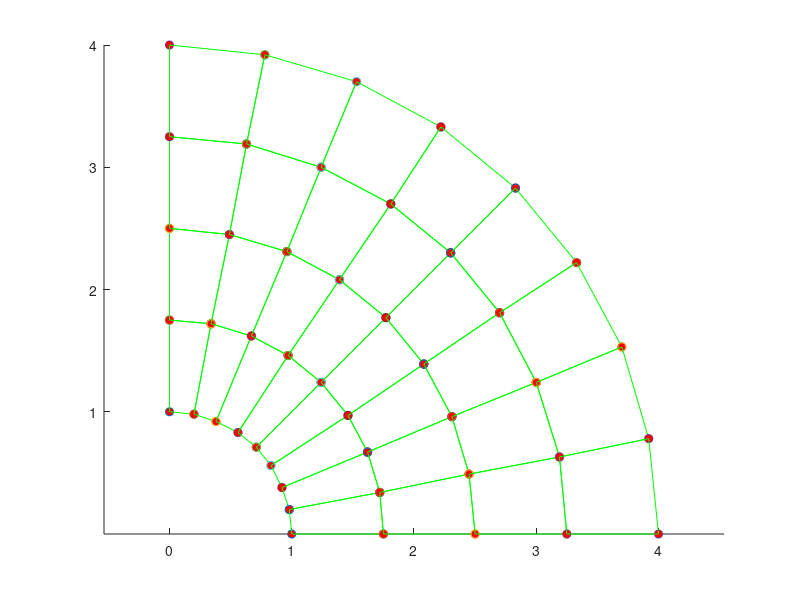
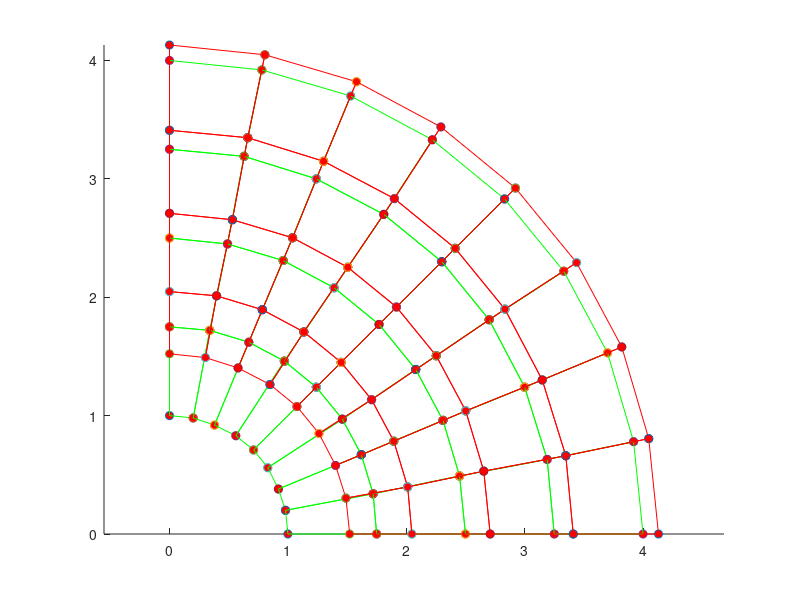
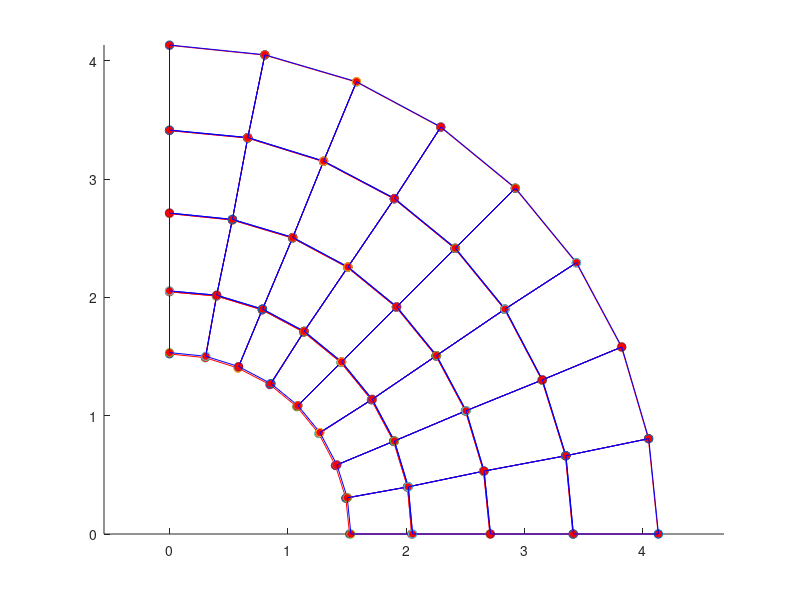

Source code (MATLAB) for these figures, in order:
function FEM_hybrid
%
%          Example 2D and 3D Linear elastic FEM code
%          Illustrates use of hybrid elements to model near-incompressible
%          materials
%
%        Variables read from input file;
%        nprops              No. material parameters
%        materialprops(i)    List of material parameters
%        ncoord              No. spatial coords (2 for 2D, 3 for 3D)
%        ndof                No. degrees of freedom per node (2 for 2D, 3 for 3D)
%                            (here ndof=ncoord, but the program allows them to be different
%                            to allow extension to plate & beam elements with C^1 continuity)
%        nnode               No. nodes
%        coords(i,j)         ith coord of jth node, for i=1..ncoord; j=1..nnode
%        nelem               No. elements
%        maxnodes            Max no. nodes on any one element (used for array dimensioning)
%        nelnodes(i)         No. nodes on the ith element
%        elident(i)          An integer identifier for the ith element.  Not used
%                            in this code but could be used to switch on reduced integration,
%                            etc.
%        connect(i,j)        List of nodes on the jth element
%        nfix                Total no. prescribed displacements
%        fixnodes(i,j)       List of prescribed displacements at nodes
%                            fixnodes(1,j) Node number
%                            fixnodes(2,j) Displacement component number (1, 2 or 3)
%                            fixnodes(3,j) Value of the displacement
%        ndload              Total no. element faces subjected to tractions
%        dloads(i,j)         List of element tractions
%                            dloads(1,j) Element number
%                            dloads(2,j) face number
%                            dloads(3,j), dloads(4,j), dloads(5,j) Components of traction
%                            (assumed uniform) 
%
%  To run the program you first need to set up an input file, as described in 
%  the lecture notes.  Then change the fopen command below to point to the file.
%  Also change the fopen command in the post-processing step (near the bottom of the
%  program) to point to a suitable output file.  Then execute the file in
%  the usual fashion (e.g. hit the green arrow at the top of the MATLAB
%  editor window)
% 
%
% ==================== Read data from the input file ===========================
%
%
% YOU NEED TO CHANGE THE PATH & FILE NAME TO POINT TO YOUR INPUT FILE
%
infile=fopen('volumetric_locking_demo_linear.txt','r');


[nprops,materialprops,ncoord,ndof,nnode,coords,nelem,maxnodes,connect,nelnodes,elident,nfix,fixnodes,ndload,dloads] = read_input_file(infile);

fclose(infile);

% Plot the initial mesh as a check
close all
figure
plotmesh(coords,ncoord,nnode,connect,nelem,elident,nelnodes,'g');

%
%============================ MAIN FEM ANALYSIS PROCEDURE ========================
%
%   dofs        Nodal displacements.  Let u_i^a be ith displacement component
%               at jth node.  Then dofs contain (u_1^1, u_2^1, u_1^2, u_2^2....) for 2D
%               and (u_1^1, u_2^1, u_3^1, u_1^2, u_2^2, u_3^2....) for 3D
%
%   K           Global stiffness matrix.  Stored as (K_1111 K_1112  K_1121  K_1122...
%                                                    K_1211 K_1212  K_1221  K_1222...
%                                                    K_2111 K_2112  K_2121  K_2122...)
%               for 2D problem and similarly for 3D problem
%   r           Force vector.  Currently only includes contribution from tractions
%               acting on element faces (i.e. body forces are neglected)
%
  dofs = zeros(ndof*nnode,1);  

  K = globalstiffness(ncoord,ndof,nnode,coords,nelem,maxnodes,elident,nelnodes,connect,materialprops,dofs);

  r = globaltraction(ncoord,ndof,nnode,nelem,ndload,coords,nelnodes,elident,connect,dloads,dofs);

%
%  Fix constrained nodes.  We should really do this in a way that preserves the symmetry of K
%  but it's not worth it for the small demo problems here.
%
  for n = 1:nfix
     rw = ndof*(fixnodes(1,n)-1) + fixnodes(2,n);
     for cl = 1:size(K,2)
        K(rw,cl) = 0;
     end
     K(rw,rw) = 1.;
     r(rw) = fixnodes(3,n);
  end
%
% Solve for the displacements
%

  dofs = K\r;

%
%================================= POST-PROCESSING =================================
%
% Create a plot of the deformed mesh
%

  defcoords = zeros(ndof,nnode); 
  scalefactor = 1.0;
  for i = 1:nnode
    for j = 1:ndof
       defcoords(j,i) = coords(j,i) + scalefactor*dofs(ndof*(i-1)+j); 
    end
  end

 figure
 plotmesh(coords,ncoord,nnode,connect,nelem,elident,nelnodes,'g');
 hold on
 plotmesh(defcoords,ncoord,nnode,connect,nelem,elident,nelnodes,'r');  
  
 figure
 
 plotmesh(defcoords,ncoord,nnode,connect,nelem,elident,nelnodes,'r'); 
 a = coords(2,1);
 b = coords(1,nnode);
 p = 1.;
 E = 2*materialprops(1)*(1+materialprops(2));
 nu = materialprops(2);
 for i =1:nnode
   x1=coords(1,i);
   x2=coords(2,i);
   r=sqrt(x1^2+x2^2);
   ur = (1+nu)*a^2*b^2*p/(E*(b^2-a^2))*(1/r+(1-2*materialprops(2))*r/b^2);
   u1 = ur*x1/(sqrt(x1^2+x2^2));
   u2 = ur*x2/(sqrt(x1^2+x2^2));
   scale = 1.;
   defcoords(1,i) = coords(1,i) + scale*u1;
   defcoords(2,i) = coords(2,i) + scale*u2; 
 end
 
 plotmesh(defcoords,ncoord,nnode,connect,nelem,elident,nelnodes,'b'); 
 
end 

%================= Material Stiffness ==================================
%
%    Computes elasticity tensor C_{ijkl} = shear modulus and Poissons ratio
%    Currently coded either for plane strain, plane stress or general 3D.
%
function C = materialstiffness(ndof,ncoord,strain,materialprops)

   mu = materialprops(1);
   nu = materialprops(2);
   
   C = zeros(ndof,ncoord,ndof,ncoord);
   
   if (ncoord == 2)   

%  planestrain = 0 => plane stress, planestrain = 1 => plane strain
   planestrain = materialprops(3);
 
     for i = 1:2
       for j = 1:2
         for k = 1:2
           for l = 1:2
             if (planestrain==1) 
               if (i==j && k==l)
                   C(i,j,k,l) = C(i,j,k,l)+2*mu*nu/(1-2*nu);
               end
             else
               if (i==j && k==l)
                   C(i,j,k,l) = C(i,j,k,l)+2*mu*nu/(1-nu);
               end
             end
             if (i==l && k==j)
                 C(i,j,k,l) = C(i,j,k,l)+mu;
             end
             if (i==k && j==l)
                 C(i,j,k,l) = C(i,j,k,l)+mu;
             end
           end
         end
       end
     end
     
   elseif (ncoord == 3) 

     for i = 1:3 
       for j = 1:3
         for k = 1:3
           for l = 1:3
             if (i==j && k==l)
                 C(i,j,k,l)=C(i,j,k,l) + 2.*mu*nu/(1.-2.*nu);
             end
             if (i==k && j==l)
                 C(i,j,k,l)=C(i,j,k,l) + mu;
             end
             if (i==l && j==k)
                 C(i,j,k,l)=C(i,j,k,l) + mu;
             end
            end
          end
        end
      end
    end

 end
%================= Material Stress ==================================
%
%   Computes stress sigma_{ij} given strain epsilon_{ij}
%
function stress = materialstress(ndof,ncoord,strain,materialprops)

   C = materialstiffness(ndof,ncoord,strain,materialprops);
   stress = zeros(ndof,ncoord);
   for i = 1 : ndof
     for j = 1 : ncoord
        for k = 1 : ndof
          for l = 1: ncoord
            stress(i,j) = stress(i,j) + C(i,j,k,l)*strain(k,l);
          end
        end
     end
   end
  end
%
%====================== No. integration points =============================
%
%   Defines the number of integration points:be used for
%   each element type
%
function n = numberofintegrationpoints(ncoord,nelnodes,elident)
  
   if (ncoord == 1) 
     n = nelnodes;   
   elseif (ncoord == 2) 
     if (nelnodes == 3)
         n = 1;
     end
     if (nelnodes == 6)
         n = 3;
     end
     if (nelnodes == 4)
         n = 4;
     end
     if (nelnodes == 8)
         n = 9;
     end
   elseif (ncoord == 3) 
     if (nelnodes == 4)
         n = 1 ;
     end
     if (nelnodes == 10)
         n = 4;
     end
     if (nelnodes == 8)
         n = 8;
     end
     if (nelnodes == 20)
         n = 27;
     end
   end
end
%
%====================== No. reduced integration points =============================
%
%   Defines the number of integration points to be used for
%   each element type
%
function n = numberofreducedintegrationpoints(ncoord,nelnodes,elident)
  
   if (ncoord == 1) 
     n = nelnodes;   
   elseif (ncoord == 2) 
     if (nelnodes == 3)
         n = 1;
     end
     if (nelnodes == 6)
         n = 3;
     end
     if (nelnodes == 4)
         n = 1;
     end
     if (nelnodes == 8)
         n = 4;
     end
   elseif (ncoord == 3) 
     if (nelnodes == 4)
         n = 1 ;
     end
     if (nelnodes == 10)
         n = 4;
     end
     if (nelnodes == 8)
         n = 1;
     end
     if (nelnodes == 20)
         n = 8;
     end
   end
end   

%
%====================== No. pressure points =============================
%
%   Defines the number of pressure points to be used for
%   each element type
%
function n = numberofpressurepoints(ncoord,nelnodes,elident)
  
   if (ncoord == 1) 
     n = nelnodes-1;   
   elseif (ncoord == 2) 
     if (nelnodes == 3)
         n = 1;
     end
     if (nelnodes == 6)
         n = 3;
     end
     if (nelnodes == 4)
         n = 1;
     end
     if (nelnodes == 8)
         n = 4;
     end
   elseif (ncoord == 3) 
     if (nelnodes == 4)
         n = 1 ;
     end
     if (nelnodes == 10)
         n = 4;
     end
     if (nelnodes == 8)
         n = 1;
     end
     if (nelnodes == 20)
         n = 8;
     end
   end
end
%
%====================== INTEGRATION POINTS ==================================
%
%   Defines positions of integration points
%
function xi = integrationpoints(ncoord,nelnodes,npoints,elident)

   xi = zeros(ncoord,npoints);
%
%  1D elements
%
   if (ncoord == 1) 
     if (npoints==1) 
       xi(1,1) = 0.;
     elseif (npoints == 2) 
       xi(1,1) = -0.5773502692;
       xi(1,2) = -xi(1,1);
     elseif (npoints == 3) 
       xi(1,1) = -0.7745966692;
       xi(1,2) = 0.0;
       xi(1,3) = -xi(1,1);
     end
%
%  2D elements
%
   elseif (ncoord == 2) 
%
%    Triangular element
%
     if ( nelnodes == 3 || nelnodes == 6 ) 
       if (npoints == 1) 
         xi(1,1) = 1./3.;
         xi(2,1) = 1./3.;
       elseif (npoints == 3) 
         xi(1,1) = 0.6;
         xi(2,1) = 0.2;
         xi(1,2) = 0.2;
         xi(2,2) = 0.6;
         xi(1,3) = 0.2;
         xi(2,3) = 0.2;
       elseif (npoints == 4) 
         xi(1,1) = 1./3.;
         xi(2,1) = 1./3.;
         xi(1,2) = 0.6;
         xi(2,2) = 0.2;
         xi(1,3) = 0.2;
         xi(2,3) = 0.6;
         xi(1,4) = 0.2;
         xi(2,4) = 0.2;
       end
%
%    Rectangular element
%                  
     elseif ( nelnodes==4 || nelnodes==8 ) 

       if (npoints == 1) 
         xi(1,1) = 0.;
         xi(2,1) = 0.;
       elseif (npoints == 4) 
         xi(1,1) = -0.5773502692;
         xi(2,1) = xi(1,1);
         xi(1,2) = -xi(1,1);
         xi(2,2) = xi(1,1);
         xi(1,3) = xi(1,1);
         xi(2,3) = -xi(1,1);
         xi(1,4) = -xi(1,1);
         xi(2,4) = -xi(1,1);
       elseif (npoints == 9) 
         xi(1,1) = -0.7745966692;
         xi(2,1) = xi(1,1);
         xi(1,2) = 0.0;
         xi(2,2) = xi(1,1);
         xi(1,3) = -xi(1,1);
         xi(2,3) = xi(1,1);
         xi(1,4) = xi(1,1);
         xi(2,4) = 0.0;
         xi(1,5) = 0.0;
         xi(2,5) = 0.0;
         xi(1,6) = -xi(1,1);
         xi(2,6) = 0.0;
         xi(1,7) = xi(1,1);
         xi(2,7) = -xi(1,1);
         xi(1,8) = 0.;
         xi(2,8) = -xi(1,1);
         xi(1,9) = -xi(1,1);
         xi(2,9) = -xi(1,1);
       end
     end
%
%   3D elements
%
   elseif (ncoord == 3) 
%
%  3D elements
%
     if (nelnodes == 4 || nelnodes==10 ) 
       if (npoints == 1) 
         xi(1,1) = 0.25;
         xi(2,1) = 0.25;
         xi(3,1) = 0.25;
       elseif (npoints == 4) 
         xi(1,1) = 0.58541020;
         xi(2,1) = 0.13819660;
         xi(3,1) = xi(2,1);
         xi(1,2) = xi(2,1);
         xi(2,2) = xi(1,1);
         xi(3,2) = xi(2,1);
         xi(1,3) = xi(2,1);
         xi(2,3) = xi(2,1);
         xi(3,3) = xi(1,1);
         xi(1,4) = xi(2,1);
         xi(2,4) = xi(2,1);
         xi(3,4) = xi(2,1);
       end
     elseif ( nelnodes==8 || nelnodes==20 ) 
       if (npoints == 1) 
         xi(1,1) = 0.;
         xi(2,1) = 0.;
         xi(3,1) = 0.;
       elseif (npoints == 8) 
         x1D = [-0.5773502692,0.5773502692];
         for k = 1:2
           for j = 1:2 
             for i = 1:2
               n = 4*(k-1) + 2*(j-1) + i;
               xi(1,n) = x1D(i);
               xi(2,n) = x1D(j);
               xi(3,n) = x1D(k);
             end
           end
         end
       elseif (npoints == 27) 
         x1D = [-0.7745966692,0.,0.7745966692];
         for k = 1:3
           for j = 1:3
             for i = 1:3
               n = 9*(k-1) + 3*(j-1) + i;
               xi(1,n) = x1D(i);
               xi(2,n) = x1D(j);
               xi(3,n) = x1D(k);
             end
           end
         end
       end
     end
   end
end

%
%================= INTEGRATION WEIGHTS ==================================
%
%   Defines integration weights w_i
%
function w = integrationweights(ncoord,nelnodes,npoints,elident)

   w = zeros(npoints,1);

%
%  1D elements
%
   if (ncoord == 1) 
     if (npoints == 1)
       w(1) = 2.;
     elseif (npoints == 2) 
       w = [1.,1.];
     elseif (npoints == 3) 
       w = [0.555555555,0.888888888,0.555555555];
     end
%
%  2D elements
%
   elseif (ncoord == 2) 
%
%    Triangular element
%
     if ( nelnodes == 3 || nelnodes == 6 ) 
       if (npoints == 1) 
         w(1) = 0.5;
       elseif (npoints == 3) 
         w(1) = 1./6.;
         w(2) = 1./6.;
         w(3) = 1./6.;
       elseif (npoints == 4) 
         w = [-27./96.,25./96.,25/96.,25/96.];
       end
%
%    Rectangular element
%                  
     elseif ( nelnodes==4 || nelnodes==8 ) 

       if (npoints == 1) 
         w(1) = 4.;
       elseif (npoints == 4) 
         w = [1.,1.,1.,1.];
       elseif (npoints == 9 ) 
         w1D = [0.555555555,0.888888888,0.55555555555];
         for j = 1:3
           for i = 1:3
             n = 3*(j-1)+i;
             w(n) = w1D(i)*w1D(j);
           end
         end    
       end
     end 

   elseif (ncoord == 3) 
%
%  3D elements
%
     if (nelnodes == 4 || nelnodes==10 ) 
       if (npoints == 1) 
         w(1) = 1./6.;
       elseif (npoints == 4) 
         w = [1./24.,1./24.,1./24.,1./24.];
       end
     elseif ( nelnodes==8 || nelnodes==20 ) 
       if (npoints == 1) 
         w(1) = 8.;
       elseif (npoints == 8) 
         w = [1.,1.,1.,1.,1.,1.,1.,1.];
       elseif (npoints == 27) 
         w1D = [0.555555555,0.888888888,0.55555555555];
         for k = 1:3
           for j = 1:3
             for i = 1:3
               n = 9*(k-1)+3*(j-1)+i;
               w(n) = w1D(i)*w1D(j)*w1D(k);
             end
           end    
         end
       end
     end
   end
end

%
%================= SHAPE FUNCTIONS ==================================
%
%        Calculates shape functions for various element types
%
function N = shapefunctions(nelnodes,ncoord,elident,xi)
 

   N = zeros(nelnodes,1);
%
%  1D elements
%
  if (ncoord == 1) 
    if (nelnodes==2) 
      N(1) = 0.5*(1.+xi(1));
      N(2) = 0.5*(1.-xi(1));
    elseif (nelnodes == 3) 
      N(1) = -0.5*xi(1)*(1.-xi(1));
      N(2) =  0.5*xi(1)*(1.+xi(1));
      N(3) = (1.-xi(1))*(1.+xi(1));
    end
%
%  2D elements
%
   elseif (ncoord == 2) 
%
%    Triangular element
%
     if ( nelnodes == 3 ) 
       N(1) = xi(1);
       N(2) = xi(2);
       N(3) = 1.-xi(1)-xi(2);               
     elseif ( nelnodes == 6 ) 
       xi3 = 1.-xi(1)-xi(2);
       N(1) = (2.*xi(1)-1.)*xi(1);
       N(2) = (2.*xi(2)-1.)*xi(2);
       N(3) = (2.*xi3-1.)*xi3;
       N(4) = 4.*xi(1)*xi(2);
       N(5) = 4.*xi(2)*xi3;
       N(6) = 4.*xi3*xi(1);
%
%    Rectangular element
%                  
     elseif ( nelnodes == 4 ) 
       N(1) = 0.25*(1.-xi(1))*(1.-xi(2));
       N(2) = 0.25*(1.+xi(1))*(1.-xi(2));
       N(3) = 0.25*(1.+xi(1))*(1.+xi(2));
       N(4) = 0.25*(1.-xi(1))*(1.+xi(2));
     elseif (nelnodes == 8) 
       N(1) = -0.25*(1.-xi(1))*(1.-xi(2))*(1.+xi(1)+xi(2));
       N(2) = 0.25*(1.+xi(1))*(1.-xi(2))*(xi(1)-xi(2)-1.);
       N(3) = 0.25*(1.+xi(1))*(1.+xi(2))*(xi(1)+xi(2)-1.);
       N(4) = 0.25*(1.-xi(1))*(1.+xi(2))*(xi(2)-xi(1)-1.);
       N(5) = 0.5*(1.-xi(1)*xi(1))*(1.-xi(2));
       N(6) = 0.5*(1.+xi(1))*(1.-xi(2)*xi(2));
       N(7) = 0.5*(1.-xi(1)*xi(1))*(1.+xi(2));
       N(8) = 0.5*(1.-xi(1))*(1.-xi(2)*xi(2));
     end
%
   elseif (ncoord==3) 

     if (nelnodes == 4) 
       N(1) = xi(1);
       N(2) = xi(2);
       N(3) = xi(3);
       N(4) = 1.-xi(1)-xi(2)-xi(3);
     elseif (nelnodes == 10) 
       xi4 = 1.-xi(1)-xi(2)-xi(3);
       N(1) = (2.*xi(1)-1.)*xi(1);
       N(2) = (2.*xi(2)-1.)*xi(2);
       N(3) = (2.*xi(3)-1.)*xi(3);
       N(4) = (2.*xi4-1.)*xi4;
       N(5) = 4.*xi(1)*xi(2);
       N(6) = 4.*xi(2)*xi(3);
       N(7) = 4.*xi(3)*xi(1);
       N(8) = 4.*xi(1)*xi4;
       N(9) = 4.*xi(2)*xi4;
       N(10) = 4.*xi(3)*xi4;
     elseif (nelnodes == 8) 
       N(1) = (1.-xi(1))*(1.-xi(2))*(1.-xi(3))/8.;
       N(2) = (1.+xi(1))*(1.-xi(2))*(1.-xi(3))/8.;
       N(3) = (1.+xi(1))*(1.+xi(2))*(1.-xi(3))/8.;
       N(4) = (1.-xi(1))*(1.+xi(2))*(1.-xi(3))/8.;
       N(5) = (1.-xi(1))*(1.-xi(2))*(1.+xi(3))/8.;
       N(6) = (1.+xi(1))*(1.-xi(2))*(1.+xi(3))/8.;
       N(7) = (1.+xi(1))*(1.+xi(2))*(1.+xi(3))/8.;
       N(8) = (1.-xi(1))*(1.+xi(2))*(1.+xi(3))/8.;
     elseif (nelnodes == 20) 
       N(1) = (1.-xi(1))*(1.-xi(2))*(1.-xi(3))*(-xi(1)-xi(2)-xi(3)-2.)/8.;
       N(2) = (1.+xi(1))*(1.-xi(2))*(1.-xi(3))*(xi(1)-xi(2)-xi(3)-2.)/8.;
       N(3) = (1.+xi(1))*(1.+xi(2))*(1.-xi(3))*(xi(1)+xi(2)-xi(3)-2.)/8.;
       N(4) = (1.-xi(1))*(1.+xi(2))*(1.-xi(3))*(-xi(1)+xi(2)-xi(3)-2.)/8.;
       N(5) = (1.-xi(1))*(1.-xi(2))*(1.+xi(3))*(-xi(1)-xi(2)+xi(3)-2.)/8.;
       N(6) = (1.+xi(1))*(1.-xi(2))*(1.+xi(3))*(xi(1)-xi(2)+xi(3)-2.)/8.;
       N(7) = (1.+xi(1))*(1.+xi(2))*(1.+xi(3))*(xi(1)+xi(2)+xi(3)-2.)/8.;
       N(8) = (1.-xi(1))*(1.+xi(2))*(1.+xi(3))*(-xi(1)+xi(2)+xi(3)-2.)/8.;
       N(9)  = (1.-xi(1)^2)*(1.-xi(2))*(1.-xi(3))/4.;
       N(10) = (1.+xi(1))*(1.-xi(2)^2)*(1.-xi(3))/4.;
       N(11) = (1.-xi(1)^2)*(1.+xi(2))*(1.-xi(3))/4.;
       N(12) = (1.-xi(1))*(1.-xi(2)^2)*(1.-xi(3))/4.;
       N(13) = (1.-xi(1)^2)*(1.-xi(2))*(1.+xi(3))/4.;
       N(14) = (1.+xi(1))*(1.-xi(2)^2)*(1.+xi(3))/4.;
       N(15) = (1.-xi(1)^2)*(1.+xi(2))*(1.+xi(3))/4.;
       N(16) = (1.-xi(1))*(1.-xi(2)^2)*(1.+xi(3))/4.;
       N(17) = (1.-xi(1))*(1.-xi(2))*(1.-xi(3)^2)/4.;
       N(18) = (1.+xi(1))*(1.-xi(2))*(1.-xi(3)^2)/4.;
       N(19) = (1.+xi(1))*(1.+xi(2))*(1.-xi(3)^2)/4.;
       N(20) = (1.-xi(1))*(1.+xi(2))*(1.-xi(3)^2)/4.;
     end
   end

end

%
%================= SHAPE FUNCTION DERIVATIVES ======================
%
function dNdxi = shapefunctionderivs(nelnodes,ncoord,elident,xi)

  dNdxi = zeros(nelnodes,ncoord);
%
% 1D elements
%
  if (ncoord == 1) 
    if (nelnodes==2) 
      dNdxi(1,1) = 0.5;
      dNdxi(2,1) = -0.5;
    elseif (nelnodes == 3) 
      dNdxi(1,1) = -0.5+xi(1);
      dNdxi(2,1) =  0.5+xi(1);
      dNdxi(3,1) = -2.*xi(1);
    end
%
%  2D elements
%
   elseif (ncoord == 2) 
%
%    Triangular element
%
     if ( nelnodes == 3 ) 
       dNdxi(1,1) = 1.;
       dNdxi(2,2) = 1.;
       dNdxi(3,1) = -1.;
       dNdxi(3,2) = -1.;               
     elseif ( nelnodes == 6 ) 
       xi3 = 1.-xi(1)-xi(2);
       dNdxi(1,1) = 4.*xi(1)-1.;
       dNdxi(2,2) = 4.*xi(2)-1.;
       dNdxi(3,1) = -(4.*xi3-1.);
       dNdxi(3,2) = -(4.*xi3-1.);
       dNdxi(4,1) = 4.*xi(2);
       dNdxi(4,2) = 4.*xi(1);
       dNdxi(5,1) = -4.*xi(2);
       dNdxi(5,2) = -4.*xi(1);
       dNdxi(6,1) = 4.*xi3 - 4.*xi(1);
       dNdxi(6,2) = 4.*xi3 - 4.*xi(2);
%
%    Rectangular element
%                  
     elseif ( nelnodes == 4 ) 
       dNdxi(1,1) = -0.25*(1.-xi(2));
       dNdxi(1,2) = -0.25*(1.-xi(1));
       dNdxi(2,1) = 0.25*(1.-xi(2));
       dNdxi(2,2) = -0.25*(1.+xi(1));
       dNdxi(3,1) = 0.25*(1.+xi(2));
       dNdxi(3,2) = 0.25*(1.+xi(1));
       dNdxi(4,1) = -0.25*(1.+xi(2));
       dNdxi(4,2) = 0.25*(1.-xi(1));
     elseif (nelnodes == 8) 
       dNdxi(1,1) = 0.25*(1.-xi(2))*(2.*xi(1)+xi(2));
       dNdxi(1,2) = 0.25*(1.-xi(1))*(xi(1)+2.*xi(2));
       dNdxi(2,1) = 0.25*(1.-xi(2))*(2.*xi(1)-xi(2));
       dNdxi(2,2) = 0.25*(1.+xi(1))*(2.*xi(2)-xi(1));
       dNdxi(3,1) = 0.25*(1.+xi(2))*(2.*xi(1)+xi(2));
       dNdxi(3,2) = 0.25*(1.+xi(1))*(2.*xi(2)+xi(1));
       dNdxi(4,1) = 0.25*(1.+xi(2))*(2.*xi(1)-xi(2));
       dNdxi(4,2) = 0.25*(1.-xi(1))*(2.*xi(2)-xi(1));
       dNdxi(5,1) = -xi(1)*(1.-xi(2));
       dNdxi(5,2) = -0.5*(1.-xi(1)*xi(1));
       dNdxi(6,1) = 0.5*(1.-xi(2)*xi(2));
       dNdxi(6,2) = -(1.+xi(1))*xi(2);
       dNdxi(7,1) = -xi(1)*(1.+xi(2));
       dNdxi(7,2) = 0.5*(1.-xi(1)*xi(1));
       dNdxi(8,1) = -0.5*(1.-xi(2)*xi(2));
       dNdxi(8,2) = -(1.-xi(1))*xi(2);
      end
%
%    3D elements
%
   elseif (ncoord==3) 

     if (nelnodes == 4) 
       dNdxi(1,1) = 1.;
       dNdxi(2,2) = 1.;
       dNdxi(3,3) = 1.;
       dNdxi(4,1) = -1.;
       dNdxi(4,2) = -1.;
       dNdxi(4,3) = -1.;
     elseif (nelnodes == 10) 
       xi4 = 1.-xi(1)-xi(2)-xi(3);
       dNdxi(1,1) = (4.*xi(1)-1.);
       dNdxi(2,2) = (4.*xi(2)-1.);
       dNdxi(3,3) = (4.*xi(3)-1.);
       dNdxi(4,1) = -(4.*xi4-1.);
       dNdxi(4,2) = -(4.*xi4-1.);
       dNdxi(4,3) = -(4.*xi4-1.);
       dNdxi(5,1) = 4.*xi(2);
       dNdxi(5,2) = 4.*xi(1);
       dNdxi(6,2) = 4.*xi(3);
       dNdxi(6,3) = 4.*xi(2);
       dNdxi(7,1) = 4.*xi(3);
       dNdxi(7,3) = 4.*xi(1); 
       dNdxi(8,1) = 4.*(xi4-xi(1));
       dNdxi(8,2) = -4.*xi(1);
       dNdxi(8,3) = -4.*xi(1);
       dNdxi(9,1) = -4.*xi(2);
       dNdxi(9,2) = 4.*(xi4-xi(2));
       dNdxi(9,3) = -4.*xi(2);
       dNdxi(10,1) = -4.*xi(3)*xi4;
       dNdxi(10,2) = -4.*xi(3);
       dNdxi(10,3) = 4.*(xi4-xi(3));
     elseif (nelnodes == 8) 
       dNdxi(1,1) = -(1.-xi(2))*(1.-xi(3))/8.;
       dNdxi(1,2) = -(1.-xi(1))*(1.-xi(3))/8.;
       dNdxi(1,3) = -(1.-xi(1))*(1.-xi(2))/8.;
       dNdxi(2,1) = (1.-xi(2))*(1.-xi(3))/8.;
       dNdxi(2,2) = -(1.+xi(1))*(1.-xi(3))/8.;
       dNdxi(2,3) = -(1.+xi(1))*(1.-xi(2))/8.;
       dNdxi(3,1) = (1.+xi(2))*(1.-xi(3))/8.;
       dNdxi(3,2) = (1.+xi(1))*(1.-xi(3))/8.;
       dNdxi(3,3) = -(1.+xi(1))*(1.+xi(2))/8.;
       dNdxi(4,1) = -(1.+xi(2))*(1.-xi(3))/8.;
       dNdxi(4,2) = (1.-xi(1))*(1.-xi(3))/8.;
       dNdxi(4,3) = -(1.-xi(1))*(1.+xi(2))/8.;
       dNdxi(5,1) = -(1.-xi(2))*(1.+xi(3))/8.;
       dNdxi(5,2) = -(1.-xi(1))*(1.+xi(3))/8.;
       dNdxi(5,3) = (1.-xi(1))*(1.-xi(2))/8.;
       dNdxi(6,1) = (1.-xi(2))*(1.+xi(3))/8.;
       dNdxi(6,2) = -(1.+xi(1))*(1.+xi(3))/8.;
       dNdxi(6,3) = (1.+xi(1))*(1.-xi(2))/8.;
       dNdxi(7,1) = (1.+xi(2))*(1.+xi(3))/8.;
       dNdxi(7,2) = (1.+xi(1))*(1.+xi(3))/8.;
       dNdxi(7,3) = (1.+xi(1))*(1.+xi(2))/8.;
       dNdxi(8,1) = -(1.+xi(2))*(1.+xi(3))/8.;
       dNdxi(8,2) = (1.-xi(1))*(1.+xi(3))/8.;
       dNdxi(8,3) = (1.-xi(1))*(1.+xi(2))/8.;
     elseif (nelnodes == 20) 
       dNdxi(1,1) = (-(1.-xi(2))*(1.-xi(3))*(-xi(1)-xi(2)-xi(3)-2.)-(1.-xi(1))*(1.-xi(2))*(1.-xi(3)))/8.;
       dNdxi(1,2) = (-(1.-xi(1))*(1.-xi(3))*(-xi(1)-xi(2)-xi(3)-2.)-(1.-xi(1))*(1.-xi(2))*(1.-xi(3)))/8.;
       dNdxi(1,3) = (-(1.-xi(1))*(1.-xi(2))*(-xi(1)-xi(2)-xi(3)-2.)-(1.-xi(1))*(1.-xi(2))*(1.-xi(3)))/8.;

       dNdxi(2,1) = ((1.-xi(2))*(1.-xi(3))*(xi(1)-xi(2)-xi(3)-2.)+(1.+xi(1))*(1.-xi(2))*(1.-xi(3)))/8.;
       dNdxi(2,2) = (-(1.+xi(1))*(1.-xi(3))*(xi(1)-xi(2)-xi(3)-2.)-(1.+xi(1))*(1.-xi(2))*(1.-xi(3)))/8.;
       dNdxi(2,3) = (-(1.+xi(1))*(1.-xi(2))*(xi(1)-xi(2)-xi(3)-2.)-(1.+xi(1))*(1.-xi(2))*(1.-xi(3)))/8.;

       dNdxi(3,1) = ((1.+xi(2))*(1.-xi(3))*(xi(1)+xi(2)-xi(3)-2.)+(1.+xi(1))*(1.+xi(2))*(1.-xi(3)))/8.;
       dNdxi(3,2) = ((1.+xi(1))*(1.-xi(3))*(xi(1)+xi(2)-xi(3)-2.)+(1.+xi(1))*(1.+xi(2))*(1.-xi(3)))/8.;
       dNdxi(3,3) = (-(1.+xi(1))*(1.+xi(2))*(xi(1)+xi(2)-xi(3)-2.)-(1.+xi(1))*(1.+xi(2))*(1.-xi(3)))/8.;

       dNdxi(4,1) = (-(1.+xi(2))*(1.-xi(3))*(-xi(1)+xi(2)-xi(3)-2.)-(1.-xi(1))*(1.+xi(2))*(1.-xi(3)))/8.;
       dNdxi(4,2) = ((1.-xi(1))*(1.-xi(3))*(-xi(1)+xi(2)-xi(3)-2.)+(1.-xi(1))*(1.+xi(2))*(1.-xi(3)))/8.;
       dNdxi(4,3) = (-(1.-xi(1))*(1.+xi(2))*(-xi(1)+xi(2)-xi(3)-2.)-(1.-xi(1))*(1.+xi(2))*(1.-xi(3)))/8.;
       dNdxi(5,1) = (-(1.-xi(2))*(1.+xi(3))*(-xi(1)-xi(2)+xi(3)-2.)-(1.-xi(1))*(1.-xi(2))*(1.+xi(3)))/8.;
       dNdxi(5,2) = (-(1.-xi(1))*(1.+xi(3))*(-xi(1)-xi(2)+xi(3)-2.)-(1.-xi(1))*(1.-xi(2))*(1.+xi(3)))/8.;
       dNdxi(5,3) = ((1.-xi(1))*(1.-xi(2))*(-xi(1)-xi(2)+xi(3)-2.)+(1.-xi(1))*(1.-xi(2))*(1.+xi(3)))/8.;
       dNdxi(6,1) = ((1.-xi(2))*(1.+xi(3))*(xi(1)-xi(2)+xi(3)-2.)+(1.+xi(1))*(1.-xi(2))*(1.+xi(3)))/8.;
       dNdxi(6,2) = (-(1.+xi(1))*(1.+xi(3))*(xi(1)-xi(2)+xi(3)-2.)-(1.+xi(1))*(1.-xi(2))*(1.+xi(3)))/8.;
       dNdxi(6,3) = ((1.+xi(1))*(1.-xi(2))*(xi(1)-xi(2)+xi(3)-2.)+(1.+xi(1))*(1.-xi(2))*(1.+xi(3)))/8.;
       dNdxi(7,1) = ((1.+xi(2))*(1.+xi(3))*(xi(1)+xi(2)+xi(3)-2.)+(1.+xi(1))*(1.+xi(2))*(1.+xi(3)))/8.;
       dNdxi(7,2) = ((1.+xi(1))*(1.+xi(3))*(xi(1)+xi(2)+xi(3)-2.)+(1.+xi(1))*(1.+xi(2))*(1.+xi(3)))/8.;
       dNdxi(7,3) = ((1.+xi(1))*(1.+xi(2))*(xi(1)+xi(2)+xi(3)-2.)+(1.+xi(1))*(1.+xi(2))*(1.+xi(3)))/8.;
       dNdxi(8,1) = (-(1.+xi(2))*(1.+xi(3))*(-xi(1)+xi(2)+xi(3)-2.)-(1.-xi(1))*(1.+xi(2))*(1.+xi(3)))/8.;
       dNdxi(8,2) = ((1.-xi(1))*(1.+xi(3))*(-xi(1)+xi(2)+xi(3)-2.)+(1.-xi(1))*(1.+xi(2))*(1.+xi(3)))/8.;
       dNdxi(8,3) = ((1.-xi(1))*(1.+xi(2))*(-xi(1)+xi(2)+xi(3)-2.)+(1.-xi(1))*(1.+xi(2))*(1.+xi(3)))/8.;
       dNdxi(9,1)  = -2.*xi(1)*(1.-xi(2))*(1.-xi(3))/4.;
       dNdxi(9,2)  = -(1.-xi(1)^2)*(1.-xi(3))/4.;
       dNdxi(9,3)  = -(1.-xi(1)^2)*(1.-xi(2))/4.;
       dNdxi(10,1)  = (1.-xi(2)^2)*(1.-xi(3))/4.;
       dNdxi(10,2)  = -2.*xi(2)*(1.+xi(1))*(1.-xi(3))/4.;
       dNdxi(10,3)  = -(1.-xi(2)^2)*(1.+xi(1))/4.;
       dNdxi(11,1)  = -2.*xi(1)*(1.+xi(2))*(1.-xi(3))/4.;
       dNdxi(11,2)  = (1.-xi(1)^2)*(1.-xi(3))/4.;
       dNdxi(11,3)  = -(1.-xi(1)^2)*(1.+xi(2))/4.;
       dNdxi(12,1)  = -(1.-xi(2)^2)*(1.-xi(3))/4.;
       dNdxi(12,2)  = -2.*xi(2)*(1.-xi(1))*(1.-xi(3))/4.;
       dNdxi(12,3)  = -(1.-xi(2)^2)*(1.-xi(1))/4.;
       dNdxi(13,1)  = -2.*xi(1)*(1.-xi(2))*(1.+xi(3))/4.;
       dNdxi(13,2)  = -(1.-xi(1)^2)*(1.+xi(3))/4.;
       dNdxi(13,3)  = (1.-xi(1)^2)*(1.-xi(2))/4.;
       dNdxi(14,1)  = (1.-xi(2)^2)*(1.+xi(3))/4.;
       dNdxi(14,2)  = -2.*xi(2)*(1.+xi(1))*(1.+xi(3))/4.;
       dNdxi(14,3)  = (1.-xi(2)^2)*(1.+xi(1))/4.;
       dNdxi(15,1)  = -2.*xi(1)*(1.+xi(2))*(1.+xi(3))/4.;
       dNdxi(15,2)  =  (1.-xi(1)^2)*(1.+xi(3))/4.;
       dNdxi(15,3)  = (1.-xi(1)^2)*(1.+xi(2))/4.;
       dNdxi(16,1)  = -(1.-xi(2)^2)*(1.+xi(3))/4.;
       dNdxi(16,2)  = -2.*xi(2)*(1.-xi(1))*(1.+xi(3))/4.;
       dNdxi(16,3)  = (1.-xi(2)^2)*(1.-xi(1))/4.;
       dNdxi(17,1) = -(1.-xi(2))*(1.-xi(3)^2)/4.;
       dNdxi(17,2) = -(1.-xi(1))*(1.-xi(3)^2)/4.;
       dNdxi(17,3) = -xi(3)*(1.-xi(1))*(1.-xi(2))/2.;
       dNdxi(18,1) = (1.-xi(2))*(1.-xi(3)^2)/4.;
       dNdxi(18,2) = -(1.+xi(1))*(1.-xi(3)^2)/4.;
       dNdxi(18,3) = -xi(3)*(1.+xi(1))*(1.-xi(2))/2.;
       dNdxi(19,1) = (1.+xi(2))*(1.-xi(3)^2)/4.;
       dNdxi(19,2) = (1.+xi(1))*(1.-xi(3)^2)/4.;
       dNdxi(19,3) = -xi(3)*(1.+xi(1))*(1.+xi(2))/2.;
       dNdxi(20,1) = -(1.+xi(2))*(1.-xi(3)^2)/4.;
       dNdxi(20,2) = (1.-xi(1))*(1.-xi(3)^2)/4.;
       dNdxi(20,3) = -xi(3)*(1.-xi(1))*(1.+xi(2))/2.;
     end
   end

  end
%
%================= ELEMENT STIFFNESS MATRIX ================================
%
function kel = elstif(ncoord,ndof,nelnodes,elident,coord,materialprops,displacement)
%
%  Assemble the element stiffness
%
%    Arguments;
%
%      ncoord             No. coordinates (2 or 3 for 2D or 3D problem)
%      ndof               No. degrees of freedom per node (often ndof = ncoord)
%      nelnodes           No. nodes on the element
%      elident            Element identifier (not used here - for future enhancements!)
%      coords(i,a)        ith coord of ath node
%      materialprops      Material properties passed on:constitutive procedures
%      displacement(i,a)  ith displacement component at ath node
%
%   Local variables
%      npoints            No. integration points
%      xi(i,inpt)         ith local coord of integration point no. intpt
%      w(intpt)           weight for integration point no. intpt
%      N(a)               Shape function associated with ath node on element
%      dNdxi(a,i)         Derivative of ath shape function wrt ith local coord
%      dNdx(a,i)          Derivative of ath shape function wrt ith global coord
%      dxdxi(i,j)         Derivative of ith global coord wrt jth local coord
%      dxidx(i,j)         Derivative of ith local coord wrt jth global coord
%      det                Determinant of jacobian
%      strain(i,j)        strain_ij components
%      dsde(i,j,k,l)      Derivative of stress_ij with respect:strain_kl
%      kel(row,col)       Rows && cols of element stiffness
%
%
   npoints = numberofintegrationpoints(ncoord,nelnodes,elident);
   npress = numberofpressurepoints(ncoord,nelnodes,elident);
   dNdx = zeros(nelnodes,ncoord);
   dxdxi = zeros(ncoord,ncoord);
   strain = zeros(ndof,ncoord);
   kel = zeros(ndof*nelnodes+npress,ndof*nelnodes+npress);
%
%  Set up integration points && weights    
%
   xilist = integrationpoints(ncoord,nelnodes,npoints,elident);
   w = integrationweights(ncoord,nelnodes,npoints,elident);
%
%  Loop over the integration points
%
   for intpt = 1:npoints

%     Compute shape functions && derivatives wrt local coords
%
      for i = 1:ncoord
        xi(i) = xilist(i,intpt);
      end      
      N = shapefunctions(nelnodes,ncoord,elident,xi);
      dNdxi = shapefunctionderivs(nelnodes,ncoord,elident,xi);

      
%
%     Compute the jacobian matrix && its determinant
%
      for i = 1:ncoord
        for j = 1:ncoord
          dxdxi(i,j) = 0.;
          for a = 1:nelnodes
            dxdxi(i,j) = dxdxi(i,j) + coord(i,a)*dNdxi(a,j);
          end
        end
      end
      
      dxidx = inv(dxdxi);
      dt = det(dxdxi);
%
%     Convert shape function derivatives:derivatives wrt global coords
%
      for a = 1:nelnodes
        for i = 1:ncoord
          dNdx(a,i) = 0.;
          for j = 1:ncoord
            dNdx(a,i) = dNdx(a,i) + dNdxi(a,j)*dxidx(j,i);
          end
        end
      end
%
%     Compute the (infinitesimal) strain by differentiating displacements
%     This step is not really necessary for linear elasticity calculations
%     where stiffness is independent of strain.  It is included:allow
%     extension:nonlinear materials later.
%
      for i = 1:ncoord
         for j = 1:ncoord
            strain(i,j) = 0.;
            for a = 1:nelnodes
              strain(i,j) = strain(i,j) + 0.5*(displacement(i,a)*dNdx(a,j)+displacement(j,a)*dNdx(a,i));
            end
         end
      end
%
%     Compute the material tangent stiffness (d stress/d strain)
%     ds/de is just C_ijkl for linear elasticity - this notation is used
%     to allow extension to nonlinear problems
%
      dsde = materialstiffness(ndof,ncoord,strain,materialprops);
      
      K = 0;
      for i=1:ncoord
          for j = 1:ncoord
              K = K + dsde(i,i,j,j)/(ncoord*ncoord);
          end
      end
%
%     Compute the element stiffness
%             
      for a = 1:nelnodes
        for i = 1:ndof
          for b = 1:nelnodes
            for k = 1:ndof
              row = ndof*(a-1)+i;
              col = ndof*(b-1)+k;
              for j = 1:ncoord
                for l = 1:ncoord
                  kel(col,row) = kel(col,row) + dsde(i,j,k,l)*dNdx(b,l)*dNdx(a,j)*w(intpt)*dt;
                end
              end
              kel(col,row) = kel(col,row) - K*dNdx(b,k)*dNdx(a,i)*w(intpt)*dt;
            end
          end
        end
      end
   end
   

%  Loop over the integration points
%
   for intpt = 1:npoints

%     Compute shape functions && derivatives wrt local coords
%
      for i = 1:ncoord
        xi(i) = xilist(i,intpt);
      end      
      N = shapefunctions(nelnodes,ncoord,elident,xi);
      dNdxi = shapefunctionderivs(nelnodes,ncoord,elident,xi);

      
%
%     Compute the jacobian matrix && its determinant
%
      for i = 1:ncoord
        for j = 1:ncoord
          dxdxi(i,j) = 0.;
          for a = 1:nelnodes
            dxdxi(i,j) = dxdxi(i,j) + coord(i,a)*dNdxi(a,j);
          end
        end
      end
      
      dxidx = inv(dxdxi);
      dt = det(dxdxi);
%
%     Convert shape function derivatives:derivatives wrt global coords
%
      for a = 1:nelnodes
        for i = 1:ncoord
          dNdx(a,i) = 0.;
          for j = 1:ncoord
            dNdx(a,i) = dNdx(a,i) + dNdxi(a,j)*dxidx(j,i);
          end
        end
      end
%
%     Compute the (infinitesimal) strain by differentiating displacements
%     This step is not really necessary for linear elasticity calculations
%     where stiffness is independent of strain.  It is included:allow
%     extension:nonlinear materials later.
%
      for i = 1:ncoord
         for j = 1:ncoord
            strain(i,j) = 0.;
            for a = 1:nelnodes
              strain(i,j) = strain(i,j) + 0.5*(displacement(i,a)*dNdx(a,j)+displacement(j,a)*dNdx(a,i));
            end
         end
      end
%
%     Compute the material tangent stiffness (d stress/d strain)
%     ds/de is just C_ijkl for linear elasticity - this notation is used
%     to allow extension to nonlinear problems
%
      dsde = materialstiffness(ndof,ncoord,strain,materialprops);
      
      K = 0;
      for i=1:ncoord
          for j = 1:ncoord
              K = K + dsde(i,i,j,j)/(ncoord*ncoord);
          end
      end
      
      if (npress>1) 
          M = shapefunctions(npress,ncoord,elident);
      else
          M(1) = 1.0;
      end
%
%     Compute the terms coupling pressure and displacement
%             
      for a = 1:nelnodes
        for i = 1:ndof
          for b = 1:npress
            row = ndof*(a-1)+i;
            col = ndof*nelnodes + b;
            kel(col,row) = kel(col,row) + M(b)*dNdx(a,i)*w(intpt)*dt;
            kel(row,col) = kel(row,col) + M(b)*dNdx(a,i)*w(intpt)*dt;
          end
        end
      end
%
% Compute the terms coupling pressure
%
      for a = 1:npress
          for b = 1:npress
              row = ndof*nelnodes + a;
              col = ndof*nelnodes + b;
              kel(col,row) = kel(col,row) - M(a)*M(b)*w(intpt)*dt/K;
          end
      end
   end
   
end


 %====================== No. nodes on element faces ================
%
%   This procedure returns the number of nodes on each element face
%   for various element types.  This info is needed for computing
%   the surface integrals associated with the element traction vector
%
function n = nfacenodes(ncoord,nelnodes,elident,face)
   if (ncoord == 2) 
     if (nelnodes == 3 || nelnodes == 4)
         n = 2;
     elseif (nelnodes == 6 || nelnodes == 8)
         n=3;
     end
   elseif (ncoord == 3) 
     if (nelnodes == 4)
         n = 3;
     elseif (nelnodes == 10)
         n = 6;
     elseif (nelnodes == 8)
         n = 4;
     elseif (nelnodes == 20)
         n = 8;
     end
   end
end
%======================= Lists of nodes on element faces =============
%
%    This procedure returns the list of nodes on an element face
%    The nodes are ordered so that the element face forms either
%    a 1D line element or a 2D surface element for 2D or 3D problems
%
function list = facenodes(ncoord,nelnodes,elident,face)

   i3 = [2,3,1];
   i4 = [2,3,4,1]; 

   list = zeros(nfacenodes(ncoord,nelnodes,face),1);

   if (ncoord == 2) 
     if (nelnodes == 3) 
       list(1) = face;
       list(2) = i3(face);
     elseif (nelnodes == 6) 
       list(1) = face;
       list(2) = i3(face);
       list(3) = face+3;
     elseif (nelnodes==4) 
       list(1) = face;
       list(2) = i4(face);
     elseif (nelnodes==8) 
       list(1) = face;
       list(2) = i4(face);
       list(3) = face+4;
     end
   elseif (ncoord == 3) 
     if (nelnodes==4) 
       if   (face == 1)
           list = [1,2,3];
       elseif (face == 2)
           list = [1,4,2];
       elseif (face == 3)
           list = [2,4,3];
       elseif (face == 4)
           list = [3,4,1];
       end
     elseif (nelnodes == 10) 
       if   (face == 1)
           list = [1,2,3,5,6,7];
       elseif (face == 2)
           list = [1,4,2,8,9,5];
       elseif (face == 3)
           list = [2,4,3,9,10,6];
       elseif (face == 4)
           list = [3,4,1,10,8,7];
       end
     elseif (nelnodes == 8) 
       if   (face == 1)
           list = [1,2,3,4];
       elseif (face == 2)
           list = [5,8,7,6];
       elseif (face == 3)
           list = [1,5,6,2];
       elseif (face == 4)
           list = [2,3,7,6];
       elseif (face == 5)
           list = [3,7,8,4];
       elseif (face == 6)
           list = [4,8,5,1];
       end
     elseif (nelnodes == 20)  
       if   (face == 1)
           list = [1,2,3,4,9,10,11,12];
       elseif (face == 2)
           list = [5,8,7,6,16,15,14,13];
       elseif (face == 3)
           list = [1,5,6,2,17,13,18,9];
       elseif (face == 4)
           list = [2,6,7,3,18,14,19,10];
       elseif (face == 5)
           list = [3,7,8,4,19,15,6,11];
       elseif (face == 6)
           list = [4,8,5,1,20,16,17,12];
       end
     end
   end
end
%
%====================== ELEMENT DISTRIBUTED LOAD VECTOR ==============
%
function r = eldload(ncoord,ndof,nfacenodes,elident,coords,traction)

  npoints = numberofintegrationpoints(ncoord-1,nfacenodes);
  xi = zeros(ncoord-1,1);
  dxdxi = zeros(ncoord,ncoord-1);
  r = zeros(ndof*nfacenodes,1);
   
  xilist = integrationpoints(ncoord-1,nfacenodes,npoints);
  w = integrationweights(ncoord-1,nfacenodes,npoints);

  for intpt = 1:npoints

    for i = 1:ncoord-1
      xi(i) = xilist(i,intpt);
    end

    N = shapefunctions(nfacenodes,ncoord-1,elident,xi);
    dNdxi = shapefunctionderivs(nfacenodes,ncoord-1,elident,xi);
%
%     Compute the jacobian matrix && its determinant
%
    for i = 1:ncoord
      for j = 1:ncoord-1
        dxdxi(i,j) = 0.;
        for a = 1:nfacenodes
          dxdxi(i,j) = dxdxi(i,j) + coords(i,a)*dNdxi(a,j);
        end
      end
    end
    if (ncoord == 2) 
      dt = sqrt(dxdxi(1,1)^2+dxdxi(2,1)^2);
    elseif (ncoord == 3) 
      dt = sqrt( ((dxdxi(2,1)*dxdxi(3,2))-(dxdxi(2,2)*dxdxi(3,1)))^2 ...
          + ((dxdxi(1,1)*dxdxi(3,2))-(dxdxi(1,2)*dxdxi(3,1)))^2 ...
          + ((dxdxi(1,1)*dxdxi(2,2))-(dxdxi(1,2)*dxdxi(2,1)))^2 );
    end
   for a = 1:nfacenodes
      for i = 1:ndof
        row = ndof*(a-1)+i;
        r(row) = r(row) + N(a)*traction(i)*w(intpt)*dt;
      end
    end
  end
end
%
%====================== Assemble the global stiffness matrix =================
%
function Stif = globalstiffness(ncoord,ndof,nnode,coords,nelem,maxnodes,elident,nelnodes,connect,materialprops,dofs)
%
%   Assemble the global stiffness matrix
%
   npress = numberofpressurepoints(ncoord,nelnodes(1),elident(1));
   Stif = zeros(ndof*nnode+npress*nelem,ndof*nnode+npress*nelem);
   lmncoord = zeros(ncoord,maxnodes);
   lmndof = zeros(ndof,maxnodes);
%
%   Loop over all the elements
%
   for lmn = 1:nelem
%
%   Extract coords of nodes, DOF for the current element
%
      for a = 1:nelnodes(lmn)
        for i = 1:ncoord
          lmncoord(i,a) = coords(i,connect(a,lmn));
        end
        for i = 1:ndof
          lmndof(i,a) = dofs(ndof*(connect(a,lmn)-1)+i);
        end
      end
    n = nelnodes(lmn);
    ident = elident(lmn);
    kel = elstif(ncoord,ndof,n,ident,lmncoord,materialprops,lmndof);
%
%   Add the current element stiffness:the global stiffness
%
    for a = 1:nelnodes(lmn)
      for i = 1:ndof
        for b = 1:nelnodes(lmn)
          for k = 1:ndof
            rw = ndof*(connect(a,lmn)-1)+i;
            cl = ndof*(connect(b,lmn)-1)+k;
            Stif(rw,cl) = Stif(rw,cl) + kel(ndof*(a-1)+i,ndof*(b-1)+k);
          end
        end
        for b=1:npress
            rw = ndof*(connect(a,lmn)-1)+i;
            cl = ndof*nnode + npress*(lmn-1)+b;
            Stif(rw,cl) = Stif(rw,cl) + kel(ndof*(a-1)+i,ndof*nelnodes(lmn)+b);
            Stif(cl,rw) = Stif(cl,rw) + kel(ndof*nelnodes(lmn)+b,ndof*(a-1)+i);
        end
      end
    end
    
    for a=1:npress
        for b=1:npress
            rw = ndof*nnode + npress*(lmn-1)+a;
            cl = ndof*nnode + npress*(lmn-1)+b;
            Stif(rw,cl) = Stif(rw,cl) + kel(ndof*nelnodes(lmn)+b,ndof*nelnodes(lmn)+a);
        end
    end
   end
end
%
%===================== Assemble the global traction vector =============
%
function r = globaltraction(ncoord,ndof,nnodes,nelem,ndload,coords,nelnodes,elident,connect,dloads,dofs)

   npress = numberofpressurepoints(ncoord,nelnodes(1),elident(1));
   r = zeros(ndof*nnodes+npress*nelem,1);
   traction = zeros(ndof,1);

   for load = 1:ndload
%
%     Extract the coords of the nodes on the appropriate element face
%
      lmn = dloads(1,load);
      face = dloads(2,load);
      n = nelnodes(lmn);
      ident = elident(lmn);
      nfnodes = nfacenodes(ncoord,n,ident,face); 
      nodelist = facenodes(ncoord,n,ident,face);     
      lmncoord = zeros(ncoord,nfnodes);
      for a = 1:nfnodes
        for i = 1:ncoord
          lmncoord(i,a) = coords(i,connect(nodelist(a),dloads(1,load)));
        end
        for i = 1:ndof
          lmndof(i,a) = dofs(ndof*(connect(nodelist(a),dloads(1,load))-1)+i);
        end
      end
%
%    Compute the element load vector
%
     for i = 1:ndof
       traction(i) = dloads(i+2,load);
     end

     rel = eldload(ncoord,ndof,nfnodes,ident,lmncoord,traction);
%
%    Assemble the element load vector into global vector
%
     for a = 1:nfnodes
       for i = 1:ndof
         rw = (connect(nodelist(a),dloads(1,load))-1)*ndof+i;
         r(rw) = r(rw) + rel((a-1)*ndof+i);
       end
     end

   end
end       

function print_results(outfile, ...
    nprops,materialprops,ncoord,ndof,nnode,coords, ...
    nelem,maxnodes,connect,nelnodes,elident, ...
    nfix,fixnodes,ndload,dloads,dofs)
%      Print nodal displacements, element strains && stresses:a file

fprintf(outfile,'Nodal Displacements: \n');
   if (ndof == 2) 
     fprintf(outfile,' Node      Coords         u1       u2 \n');
     for i = 1:nnode
      fprintf(outfile,'%3d %8.4f %8.4f %8.4f %8.4f\n', ...
                               i,coords(1,i),coords(2,i),dofs(2*i-1),dofs(2*i));
     end
   elseif (ndof == 3) 
     fprintf(outfile,' Node            Coords            u1       u2       u3 \n');
     for i = 1:nnode
      fprintf(outfile,'%3d %8.4f %8.4f %8.4f %8.4f %8.4f %8.4f \n', ...
                    i,coords(1,i),coords(2,i),coords(3,i),dofs(3*i-2),dofs(3*i-1),dofs(3*i));
     end
   end

   fprintf(outfile,'\n\n Strains and Stresses \n');


   lmncoord = zeros(ncoord,maxnodes);
   displacements = zeros(ndof,maxnodes);

%
%   Loop over all the elements
%
   for lmn = 1:nelem

    fprintf(outfile,' \n Element; %d ',lmn);
    if (ncoord == 2)   
    fprintf(outfile,'  \n int pt    Coords          e_11      e_22     e_12      s_11       s_22      s_12 \n');

    elseif (ncoord == 3) 
    fprintf(outfile,'\n int pt         Coords            e_11      e_22     e_33      e_12       e_13      e_23      s_11      s_22      s_33      s_12      s_13      s_23 \n');
    end
%
%   Extract coords of nodes, DOF for the current element
%
      for a = 1:nelnodes(lmn)
        for i = 1:ncoord
          lmncoord(i,a) = coords(i,connect(a,lmn));
        end
        for i = 1:ndof
          displacements(i,a) = dofs(ndof*(connect(a,lmn)-1)+i);
        end
      end
      n = nelnodes(lmn);
      ident = elident(lmn);
 
      npoints = numberofintegrationpoints(ncoord,n);
      dNdx = zeros(n,ncoord);
      dxdxi = zeros(ncoord,ncoord);
      strain = zeros(ndof,ncoord);
      xi = zeros(ncoord,1);
      x = zeros(ncoord,1);
%
%  Set up integration points 
%
      xilist = integrationpoints(ncoord,n,npoints);
%
%  Loop over the integration points
%
     for intpt = 1:npoints

%     Compute shape functions && derivatives wrt local coords
%
       for i = 1:ncoord
         xi(i) = xilist(i,intpt);
       end
       N = shapefunctions(n,ncoord,ident,xi);      
       dNdxi = shapefunctionderivs(n,ncoord,ident,xi);
%
%     Compute the coords of the integration point
%
      for i = 1:ncoord
        x(i) = 0.;
        for a = 1:n
          x(i) = x(i) + lmncoord(i,a)*N(a);
        end
      end
%
%     Compute the jacobian matrix && its determinant
%
      for i = 1:ncoord
        for j = 1:ncoord
          dxdxi(i,j) = 0.;
          for a = 1:n
            dxdxi(i,j) = dxdxi(i,j) + lmncoord(i,a)*dNdxi(a,j);
          end
        end
      end

      dxidx = inv(dxdxi);
%
%     Convert shape function derivatives:derivatives wrt global coords
%
      for a = 1:n
        for i = 1:ncoord
          dNdx(a,i) = 0.;
          for j = 1:ncoord
            dNdx(a,i) = dNdx(a,i) + dNdxi(a,j)*dxidx(j,i);
          end
        end
      end
%
%     Compute the (infinitesimal) strain by differentiating displacements
%
      for i = 1:ncoord
         for j = 1:ncoord
            strain(i,j) = 0.;
            for a = 1:n
              strain(i,j) = strain(i,j) + 0.5*(displacements(i,a)*dNdx(a,j)+displacements(j,a)*dNdx(a,i));
            end
         end
      end

      stress = materialstress(ndof,ncoord,strain,materialprops);

      if (ncoord == 2) 

      fprintf(outfile,'%5d %7.4f %7.4f %9.4f %9.4f %9.4f %9.4f %9.4f %9.4f \n', ...
        intpt,x(1),x(2),strain(1,1),strain(2,2),strain(1,2),stress(1,1),stress(2,2),stress(1,2));


      elseif (ncoord == 3) 

      fprintf(outfile,'%5d %7.4f %7.4f %7.4f %9.4f %9.4f %9.4f %9.4f %9.4f %9.4f %9.4f %9.4f %9.4f %9.4f %9.4f %9.4f \n',...
              intpt,x(1),x(2),x(3), ...
              strain(1,1),strain(2,2),strain(3,3),strain(1,2),strain(1,3),strain(2,3), ...
              stress(1,1),stress(2,2),stress(3,3),stress(1,2),stress(1,3),stress(2,3));
      end
     end
   end
end

%==============================Function read_input_file =================
 function [nprops,materialprops,ncoord,ndof,nnode,coords,nelem,maxnodes, ...
                connect,nelnodes,elident,nfix,fixnodes,ndload,dloads] = read_input_file(infile) 

 cellarray=textscan(infile,'%s');

%  Total no. material parameters, && list of parameters
%
   nprops = str2num(cellarray{1}{2});
   materialprops = zeros(nprops,1);
   cellno = 2;
   for i = 1:nprops
     cellno = cellno + 2;  
     materialprops(i) = str2num(cellarray{1}{cellno});
   end;
%
%    no. coords (1:3), no. DOF, no. nodes && nodal coordinates
%
   cellno = cellno + 2;
   ncoord = str2num(cellarray{1}{cellno});
   cellno = cellno + 2;
   ndof = str2num(cellarray{1}{cellno});
   cellno = cellno + 2;
   nnode = str2num(cellarray{1}{cellno});
 
   coords = zeros(ncoord,nnode);
   cellno = cellno + 1;
   for i = 1 : nnode
     for j = 1 : ncoord
       cellno = cellno + 1;
       coords(j,i) = str2num(cellarray{1}{cellno});
     end;
   end;
%
%    No. elements && connectivity
%
   cellno = cellno + 2;
   nelem = str2num(cellarray{1}{cellno});
   cellno = cellno + 2;
   maxnodes = str2num(cellarray{1}{cellno});
   connect = zeros(maxnodes,nelem);
   nelnodes = zeros(nelem,1);
   elident = zeros(nelem,1);
   cellno = cellno + 3;
   for i = 1 : nelem
     cellno = cellno + 1;
     elident(i) = str2num(cellarray{1}{cellno});
     cellno = cellno + 1;
     nelnodes(i) = str2num(cellarray{1}{cellno});
     for j = 1 : nelnodes(i)
       cellno = cellno + 1;
       connect(j,i) = str2num(cellarray{1}{cellno});
     end
   end
%
%    No. nodes with prescribed displacements, with the prescribed displacements
% 
   cellno = cellno + 2;
   nfix = str2num(cellarray{1}{cellno});
   cellno = cellno + 3;
   fixnodes = zeros(3,nfix);
   for i = 1 : nfix
      cellno = cellno + 1;
      fixnodes(1,i) = str2num(cellarray{1}{cellno});
      cellno = cellno + 1;
      fixnodes(2,i) = str2num(cellarray{1}{cellno});
      cellno = cellno + 1;
      fixnodes(3,i) = str2num(cellarray{1}{cellno});
   end;
%
%    No. loaded element faces, with the loads
%
    cellno = cellno + 2;
    ndload = str2num(cellarray{1}{cellno});
    cellno = cellno + 3;
    dloads = zeros(2+ndof,ndload);
    for i = 1 : ndload
       cellno = cellno + 1;
       dloads(1,i) = str2num(cellarray{1}{cellno});
       cellno = cellno + 1;
       dloads(2,i) = str2num(cellarray{1}{cellno});
       for j = 1 : ndof
         cellno = cellno + 1;
         dloads(j+2,i) = str2num(cellarray{1}{cellno});
       end;
    end;
    
 end
  function plotmesh(coords,ncoord,nnode,connect,nelem,elident,nelnodes,color)
% Function to plot a mesh.  
    f2D_3 = [1,2,3];
    f2D_4 = [1,2,3,4];
    f2D_6 = [1,4,2,5,3,6];
    f2D_8 = [1,5,2,6,3,7,4,8];
    f3D_4 = [[1,2,3];[1,4,2];[2,4,3];[3,4,1]];
    f3D_10 = [[1,5,2,6,3,7];[1,8,4,9,2,5];[2,9,4,10,3,6];[3,10,4,8,1,7]];
    f3D_8 = [[1,2,3,4];[5,8,7,6];[1,5,6,2];[2,3,7,6];[3,7,8,4];[4,8,5,1]];
    f3D_20 = [[1,9,2,10,3,11,4,12];[5,16,8,15,7,14,6,13];
              [1,17,5,13,6,18,2,9];[2,18,6,14,7,19,3,10];
              [3,19,7,15,8,20,4,11];[4,20,8,16,5,17,1,12]];

   hold on
   if (ncoord==2)  % Plot a 2D mesh
       for lmn = 1:nelem
           for i = 1:nelnodes(lmn)
               x(i,1:2) = coords(1:2,connect(i,lmn));
           end
           scatter(x(:,1),x(:,2),'MarkerFaceColor','r');
           if (nelnodes(lmn)==3) 
               patch('Vertices',x,'Faces',f2D_3,'FaceColor','none','EdgeColor',color);
           elseif (nelnodes(lmn)==4)
               patch('Vertices',x,'Faces',f2D_4,'FaceColor','none','EdgeColor',color);
           elseif (nelnodes(lmn)==6) 
               patch('Vertices',x,'Faces',f2D_6,'FaceColor','none','EdgeColor',color);
           elseif (nelnodes(lmn)==8 || nelnodes(lmn)==9)
               patch('Vertices',x,'Faces',f2D_8,'FaceColor','none','EdgeColor',color);
           end
       end
   elseif (ncoord==3) % Plot a 3D mesh
       for lmn = 1:nelem
           for i = 1:nelnodes(lmn)
               x(i,1:3) = coords(1:3,connect(i,lmn));
           end
           scatter3(x(:,1),x(:,2),x(:,3),'MarkerFaceColor','r');
           if (nelnodes(lmn)==4) 
               patch('Vertices',x,'Faces',f3D_4,'FaceColor','none','EdgeColor',color);
           elseif (nelnodes(lmn)==10)
               patch('Vertices',x,'Faces',f3D_10,'FaceColor','none','EdgeColor',color);
           elseif (nelnodes(lmn)==8) 
               patch('Vertices',x,'Faces',f3D_8,'FaceColor','none','EdgeColor',color);
           elseif (nelnodes(lmn)==20)
               patch('Vertices',x,'Faces',f3D_20,'FaceColor','none','EdgeColor',color);
           end
       end    
   end
   axis equal
   hold off
end
 
